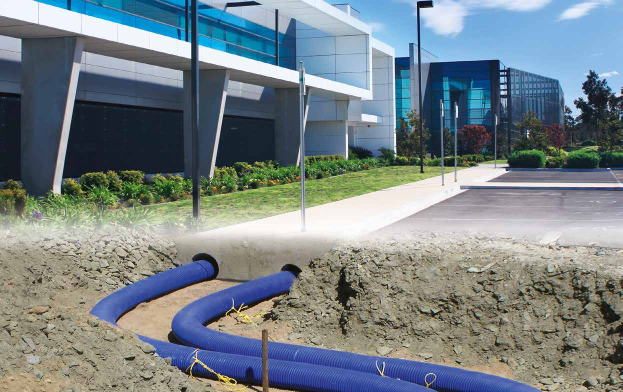
#> input picture podklady/watts/fotky-katalog/brozura-2026-s1-areal.jpg, 1245 x 784 px (shown at 1/2 size)
$ python -i davka.py   (imports and definitions only)
#> lines starting #> are read from the running program, lines starting #| are printed output that depends on the picture
# -*- coding: utf-8 -*-
"""
Dávkové rendre potrubia Microflex: spustí Blender so skriptom potrubie.py pre celú sadu záberov,
zloží verzie na bielom pozadí a porovnania so skutočnými fotkami.

Spúšťa sa Pythonom s Pillow (nie v Blenderi):
  C:\\Users\\krist\\nastroje\\web\\.venv\\Scripts\\python.exe -I data/blender/davka.py najlepsie
  ... davka.py final        (hero 3200 px, makrá 1600 px, rozložený rez 72 snímok, kontrola radov)
  ... davka.py rady         (len kontrola všeobecnosti: UNO, QUADRO, COOL)

Výstupy: data/_3d/najlepsie/ (vždy aktuálne najlepšie) a data/_3d/final/.
"""
import argparse
import json
import re
import subprocess
import sys
import time
from pathlib import Path

from PIL import Image

REPO = Path(__file__).resolve().parents[2]
SKRIPT = REPO / "data" / "blender" / "potrubie.py"
BLENDER = Path(r"C:\Users\krist\nastroje\blender\blender-5.2.3-windows-x64\blender.exe")
FOTO_STUDIO = REPO / "podklady" / "watts" / "fotky-katalog" / "katalog-s06-x53.jpeg"
FOTO_MAKRO = REPO / "podklady" / "watts" / "fotky-katalog" / "katalog-s05-x46.jpeg"
FOTO_REZ = REPO / "web" / "src" / "assets" / "fotky" / "prierez-duo.jpg"

sys.dont_write_bytecode = True          # žiadny __pycache__ v repozitári
sys.path.insert(0, str(Path(__file__).resolve().parent))
import porovnanie  # noqa: E402  (zostavy vedľa seba)


ZIVE_TEXT = [""]   # čo sa práve robí (text pre živé okno, nastavuje skupina dávky)


# [87 lines left out: functions zive_stav, blender, na_bielom, zmensi, json_k_obrazku, not called in this run]


def fotodokoncenie(src, out, vinetacia=0.06, zrno=0.008, seed=11):
    """Fotografický dojem: jemná vinetácia a zrno (nie šum renderu), ako na snímke z fotoaparátu.

    - vinetácia: jas klesá k rohom o 'vinetacia' (podiel, kvadraticky od stredu),
    - zrno: jasový šum s jemným zhlukovaním (rozmazanie 0,6 px), najsilnejší v stredných tónoch,
      sila 'zrno' v jednotkách 0..1 sRGB; pevné semienko, takže sekvencia nebliká.
    Mení sa len farba, alfa (priehľadnosť) ostáva; vrstva tieňa sa neupravuje."""
#> called with out = 'out.png', vinetacia = 0.06, zrno = 0.008, seed = 11
    import numpy as np
    from PIL import ImageFilter

    im = Image.open(src).convert("RGBA")
    a = np.asarray(im).astype(np.float32) / 255.0
    rgb, alfa = a[..., :3], a[..., 3:4]
#> alfa: shape (784, 1245, 1) float32; every value is 1
    H, W = rgb.shape[:2]
#> H = 784; W = 1245
    yy, xx = np.mgrid[0:H, 0:W].astype(np.float32)
    r2 = ((xx - (W - 1) / 2) ** 2 + (yy - (H - 1) / 2) ** 2) / (((W - 1) / 2) ** 2 + ((H - 1) / 2) ** 2)
    rgb = rgb * (1.0 - vinetacia * r2)[..., None]
    rng = np.random.default_rng(seed)
    sum_ = rng.normal(0.0, 1.0, (H, W)).astype(np.float32)
    sum_img = Image.fromarray(np.clip(sum_ * 40 + 128, 0, 255).astype(np.uint8)).filter(ImageFilter.GaussianBlur(0.6))
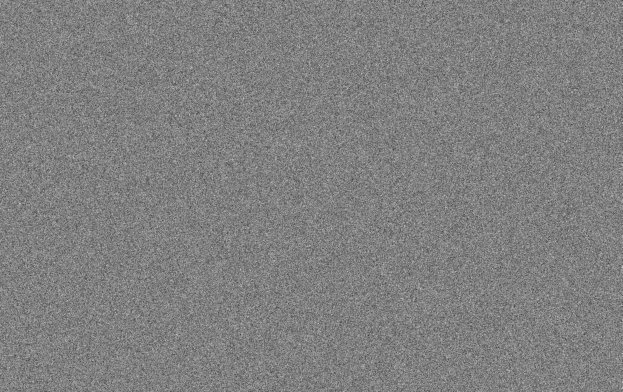
#> sum_img: PIL image 1245x784 L (shown at 1/2 size); min 40, max 221, mean 127.5
    sum_ = (np.asarray(sum_img).astype(np.float32) - 128) / 40.0
    sum_ /= max(1e-6, sum_.std())
    jas = rgb @ np.array([0.2126, 0.7152, 0.0722], np.float32)
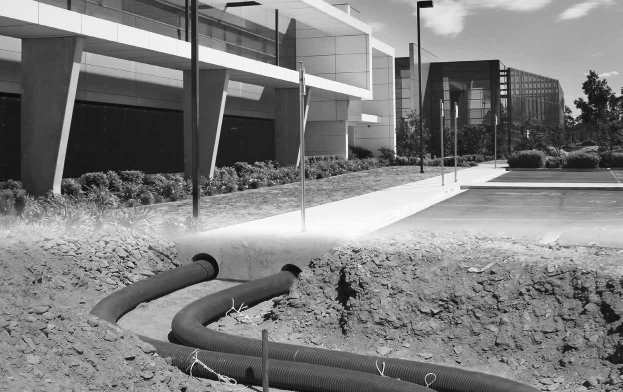
#> jas: shape (784, 1245) float32 (shown at 1/2 size); min 0, max 1, mean 0.496
    vaha = 0.35 + 2.6 * jas * (1.0 - jas)                  # stredné tóny viac, tiene a svetlá menej
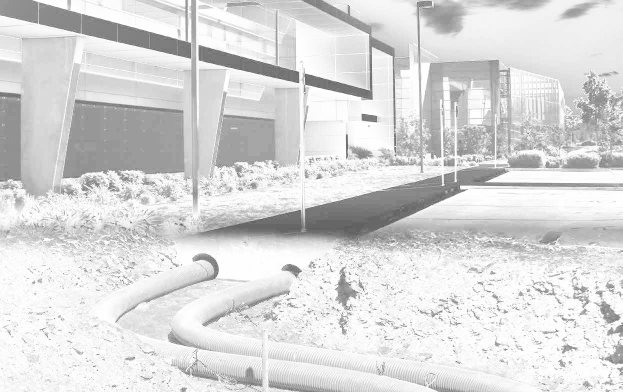
#> vaha: shape (784, 1245) float32 (shown at 1/2 size); min 0.35, max 1, mean 0.852
    rgb = rgb + (zrno * sum_ * vaha)[..., None]
    out_a = np.concatenate([np.clip(rgb, 0, 1), alfa], -1)
    Image.fromarray((out_a * 255 + 0.5).astype(np.uint8), "RGBA").save(out)
    return out


# [159 lines left out: functions vyrez, dokonci, zostava, sada_najlepsie, sada_rady, sada_final and 1 more, not called in this run]


RADY12 = (
    # (rad, reprezentatívny variant) – stredná veľkosť, plášť 125 alebo 160, kde je
    ("microflex-uno-6-bar", "M12532C"),
    ("microflex-duo-6-bar", "MD16032C"),
    ("microflex-uno-primo-6-bar", "M12550C"),
    ("microflex-primo-duo-6-bar", "MD12532C"),
    ("microflex-uno-10-bar", "M12550S"),
    ("microflex-duo-10-bar", "MD1603225SWI"),
    ("microflex-primo-duo-10-bar", "MD1253225S"),
    ("microflex-quadro", "MQ16032C2520S"),
    ("microflex-cool", "M9040PE"),
    ("microflex-cool-s-vyhrievacim-kablom", "MV12550PE"),
    ("microflex-cool-duo", "MD16040PE"),          # plášť v údajoch chýba: 160 mm z obj. čísla
    ("microflex-hp", "MQ16032C3225E"),
)


# [43 lines left out: functions sada_ramovanie, sada_rady12, not called in this run]


# =============================================================================================
# Produkčná sada pre web (data/_3d/web): stabilné mená, ku každému PNG -tien.png a .json
# =============================================================================================
WEB = REPO / "data" / "_3d" / "web"
ARG_C = ["--azimut", 22, "--elevacia", 12, "--ramec", "jednotny"]           # výrez C, jednotný pre všetky varianty
# hero je o 0,45 clony tmavšie ako ostatné zábery: dlhé telo chytá veľa kľúčového svetla a pena aj plášť by
# boli svetlejšie ako na hlavách a kartách (27. 10.: pena 0,163 proti 0,120, pri -0,70 EV rovnako ako hlavy)
ARG_HERO = ["--ramec", "hero", "--azimut", -36, "--elevacia", 15, "--hero-podiel", 0.30, "--ohnisko", 60,
            "--tien-dosah", 0.4, "--dlzka", 14, "--krok-daleko", 12, "--rebra-blizko", 40, "--segmenty", 900,
            "--expozicia", -0.70]
MAKRA = (("plast", "microflex-duo-6-bar", "MD16032C", "makro-plast", []),
         ("pena", "microflex-duo-6-bar", "MD16032C", "makro-pena", []),
         ("rura-zlta", "microflex-duo-6-bar", "MD16032C", "makro-rura", []),
         ("rura-biela", "microflex-duo-10-bar", "MD1603225SWI", "makro-rura", []),
         # COOL DUO (rúry 40 mm v plášti 160): rovnaká kompozícia ako žltá rúra v DUO
         ("rura-cierna", "microflex-cool-duo", "MD16040PE", "makro-rura", []))
# Najvyššia kvalita (Juraj 27. 10.): render v dvojnásobnej šírke, než ukazuje web (rendery_web.py: hlavy 1800,
# rady a varianty 1400, hero 2600, rodina 2400; makrá 1200), rozložený rez v 1,7-násobnej (rozklad_web.py 1200).
# Zmenšenie dá na každý bod webu štyri body renderu: bunky peny, hrany vĺn a potlač rúr ostanú ostré a
# odšumovač nemá čo rozmazať. (šírka v px, vzorky na pixel)
KVALITA = {"hlavy": (3600, 1024), "hero": (5200, 1024), "rady": (2800, 1024), "makra": (2400, 512),
           "rodina": (4800, 1024), "varianty": (2800, 512), "rozlozeny": (2000, 256),
           # novinky 28. 10.: teplo v reze (emisia, stačí málo vzoriek), dimenzie v mierke, kotúč, ohyb
           "teplo-hlavy": (3600, 64), "teplo-varianty": (2800, 48), "mierka": (2800, 512), "maska": (2800, 16),
           "kotuc": (2400, 512), "kotuc-odvalenie": (2400, 256), "ohyb": (1600, 192)}
OHYB_SNIMOK = 40      # web ich ukazuje najviac v 1200 px; DUO 6 bar má 48 snímok v 2000 px z návrhu (28. 10.)


def geometria_skriptu():
    """Verzia geometrie a vzhľadu v potrubie.py (GEOMETRIA): render so staršou verziou treba obnoviť."""
    m = re.search(r'^GEOMETRIA = "([^"]+)"', SKRIPT.read_text(encoding="utf-8"), re.M)
    return m.group(1) if m else None


# [1 line that did not run here, left out]


def meno_suboru(obj):
    return re.sub(r"[^A-Za-z0-9]", "", obj)


# [7 lines left out: function hotove, not called in this run]


def dokonci_na_mieste(png, **kw):
    """Fotodokončenie priamo do súboru (v produkčnej sade bez kópie -cisty)."""
    fotodokoncenie(png, png, **kw)


# [30 lines left out: functions zapis_stav, cas_renderu, prehlad, not called in this run]


def prazdny_tien(png):
    im = Image.open(png)
    Image.new("RGBA", im.size, (0, 0, 0, 0)).save(Path(png).with_name(Path(png).stem + "-tien.png"))


def popis_kvality(skupina):
    s, v = KVALITA[skupina]
    return f"{s} px, {v} vz."


# [136 lines left out: functions web_hlavy, web_hero, web_rady, web_makra, web_rodina, web_varianty and 1 more, not called in this run]


# =============================================================================================
# Novinky z 3D modelu (Juraj 28. 10. 2026: „všetko sa mi páči, chcem to implementovať“)
# =============================================================================================
# Teplo v reze: príklad prevádzky (°C) pre médiá v poradí rúr variantu (rura_text), pôdu a rozsah palety.
# Strata na meter len pri radoch, pre ktoré ju katalóg Watts uvádza v grafe (s. 38, web/src/data/straty.json):
# UNO a DUO vykurovanie a PRIMO; ΔT = teplota média (UNO) alebo priemer prívodu a spiatočky (DUO) mínus pôda.
# COOL s vyhrievacím káblom nemá teplo: výkon kábla v údajoch nie je a bez neho by obraz klamal.
TERMO = {
    "microflex-uno-6-bar": ([70], 10, (8, 72), "UNO"),
    "microflex-uno-primo-6-bar": ([70], 10, (8, 72), "PRIMO UNO"),
    "microflex-duo-6-bar": ([70, 50], 10, (8, 72), "DUO"),
    "microflex-primo-duo-6-bar": ([70, 50], 10, (8, 72), "PRIMO DUO"),
    "microflex-uno-10-bar": ([60], 10, (8, 72), None),
    "microflex-duo-10-bar": ([60, 55], 10, (8, 72), None),
    "microflex-primo-duo-10-bar": ([60, 55], 10, (8, 72), None),
    "microflex-quadro": ([70, 50, 60, 55], 10, (8, 72), None),
    "microflex-hp": ([45, 40], 10, (8, 72), None),
    "microflex-cool": ([7], 15, (5, 17), None),
    "microflex-cool-duo": ([7, 12], 15, (5, 17), None),
}
# [1 line that did not run here, left out]


# [19 lines left out: functions strata_katalogu, termo_argumenty, not called in this run]


def hotove_bez_tiena(png):
    j = Path(png).with_suffix(".json")
    return Path(png).exists() and j.exists() and json.loads(j.read_text(encoding="utf-8")).get("geometria") == GEOMETRIA


def varianty_radov(rady):
    return [v for v in json.loads((REPO / "web" / "src" / "data" / "varianty.json").read_text(encoding="utf-8"))
            if v.get("rad") in rady]


# [60 lines left out: functions web_teplo, kluc_mierky, web_mierka, not called in this run]


KOTUC = ["--rad", "microflex-duo-6-bar", "--obj", "MD12525C", "--pohlad", "kotuc"]   # 100 m = 4 vrstvy po 5 závitoch


# [121 lines left out: functions web_kotuc, ohyb_hotovy, web_ohyb, obnov_realitu, sada_web, nezaspi and 1 more, not called in this run]


# [2 lines not run here, left out]

>>> result = fotodokoncenie('../../podklady/watts/fotky-katalog/brozura-2026-s1-areal.jpg', 'out.png')
